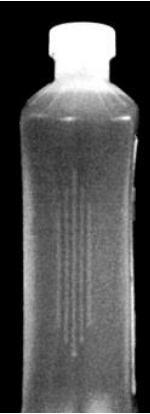
#> input picture Image_Q5_2.PNG, 150 x 414 px
$ python q5.py
#> lines starting #> are read from the running program, lines starting #| are printed output that depends on the picture; after the words box and inside, x2 and y2 are one past the last pixel; in counts of white or black regions, pixels touching at a corner belong together; long printed decimals are rounded
import cv2
from matplotlib import pyplot as plt


def get_liquid(image):
    # show the original image of a bottle
    cv2.imshow("Bottle", image)
    cv2.waitKey(0)

    # blurring it so it processes better
    image = cv2.GaussianBlur(image, (7, 7), 0)

    # using histogram to find values for thresholding
    plt.hist(image.ravel(), 256, [0, 256]);
    plt.show()
    # we can see that the intensity levels for the liquid are between 50 and 175 roughly
    # intensities less than 50 are background and intensities greater than 175 are empty parts of bottle

    # we set pixels above 175 to 0, ie make the empty bottle parts also black
    # this way all the non-black parts remain so we are left with just the liquid
    (T, bottle_threshold1) = cv2.threshold(image, 175, 255, cv2.THRESH_TOZERO_INV)
    cv2.imshow("Bottle Gray Threshold 27.5", bottle_threshold1)
    cv2.waitKey(0)

    # then we set pixels above 50 to 255
    # this way all the liquid pixels become white so we can count them
    (T, bottle_threshold2) = cv2.threshold(bottle_threshold1, 50, 255, cv2.THRESH_BINARY)
    cv2.imshow("Bottle Gray Threshold 27.5", bottle_threshold2)
    cv2.waitKey(0)

    # now we can easily calculate percentage of pixels of liquid in the bottle
    white_pixel_count = cv2.countNonZero(bottle_threshold2)
    total_pixels = bottle_threshold2.shape[0] * bottle_threshold2.shape[1]
    white_pixel_percentage = (white_pixel_count / total_pixels) * 100

    return white_pixel_percentage


# first see how much percent of liquid pixels in full bottle
full_bottle = cv2.imread("Image_Q5_2.PNG", 0)
#> full_bottle is the input picture: shape (414, 150); min 0, max 255, mean 80.8
full_bottle_p = get_liquid(full_bottle)
#> in get_liquid, `(T, bottle_threshold1) = cv2.threshold(image, 175, 255, cv2.THRESH_TOZ..`:
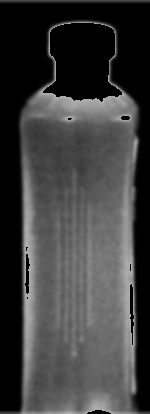
#> bottle_threshold1: shape (414, 150); min 0, max 175, mean 61.9
#> in get_liquid, `(T, bottle_threshold2) = cv2.threshold(bottle_threshold1, 50, 255, cv2..`:
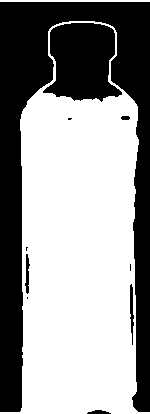
#> bottle_threshold2: shape (414, 150); 58.7% white; 10 black regions (4 under 20 px), largest, box (x1, y1, x2, y2) and area: (0, 2, 150, 412) 20753, (43, 23, 122, 102) 4484, (130, 284, 134, 345) 146, (25, 254, 30, 294) 116, (87, 410, 111, 414) 66, (121, 116, 130, 120) 32
#> in get_liquid, `white_pixel_count = cv2.countNonZero(bottle_threshold2)`: white_pixel_count = 36482
#> in get_liquid, `white_pixel_percentage = (white_pixel_count / total_pixels) * 100`: white_pixel_percentage = 58.75
#> full_bottle_p = 58.75
print("Percentage of white pixels in full bottle:", full_bottle_p)
#| Percentage of white pixels in full bottle: 58.747

# now see how many in the bottle we want to check
test_bottle = cv2.imread("Image_Q5_1.PNG", 0)
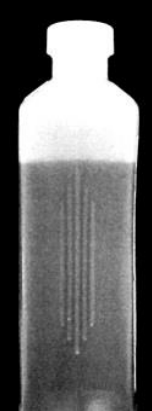
#> input picture Image_Q5_1.PNG, 152 x 411 px
#> test_bottle is the input picture: shape (411, 152); min 0, max 255, mean 102
test_bottle_p = get_liquid(test_bottle)
#> in get_liquid (call 2), `image = cv2.GaussianBlur(image, (7, 7), 0)`:
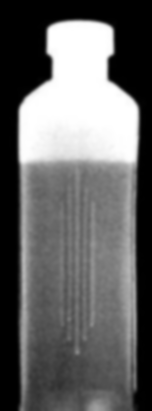
#> image: shape (411, 152); min 0, max 255, mean 102
#> in get_liquid (call 2), `plt.show()`:
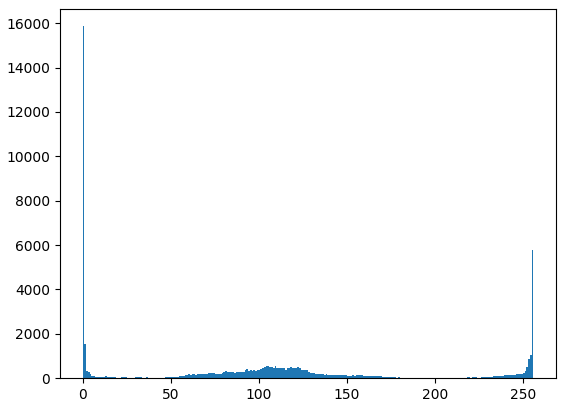
#> figure drawn by matplotlib, 1 panel; tallest bar 15865 high, from x = 0 to 1
#> in get_liquid (call 2), `(T, bottle_threshold1) = cv2.threshold(image, 175, 255, cv2.THRESH_TOZ..`:
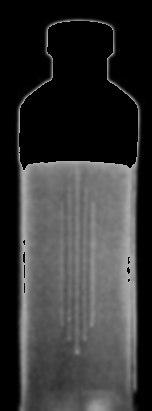
#> bottle_threshold1: shape (411, 152); min 0, max 175, mean 52.4
#> in get_liquid (call 2), `(T, bottle_threshold2) = cv2.threshold(bottle_threshold1, 50, 255, cv2..`:
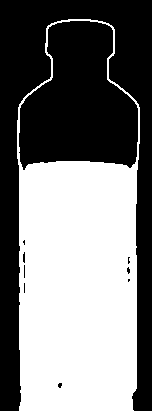
#> bottle_threshold2: shape (411, 152); 47.7% white; 1 white region, box (x1, y1, x2, y2) and area: (17, 19, 140, 411) 29790
#> in get_liquid (call 2), `white_pixel_count = cv2.countNonZero(bottle_threshold2)`: white_pixel_count = 29790
#> in get_liquid (call 2), `white_pixel_percentage = (white_pixel_count / total_pixels) * 100`: white_pixel_percentage = 47.69
#> test_bottle_p = 47.69
print("Percentage of white pixels in full bottle:", test_bottle_p)
#| Percentage of white pixels in full bottle: 47.685

# now compare the test bottle value with the full bottle
if test_bottle_p < full_bottle_p:
    print("The bottle is not full")
